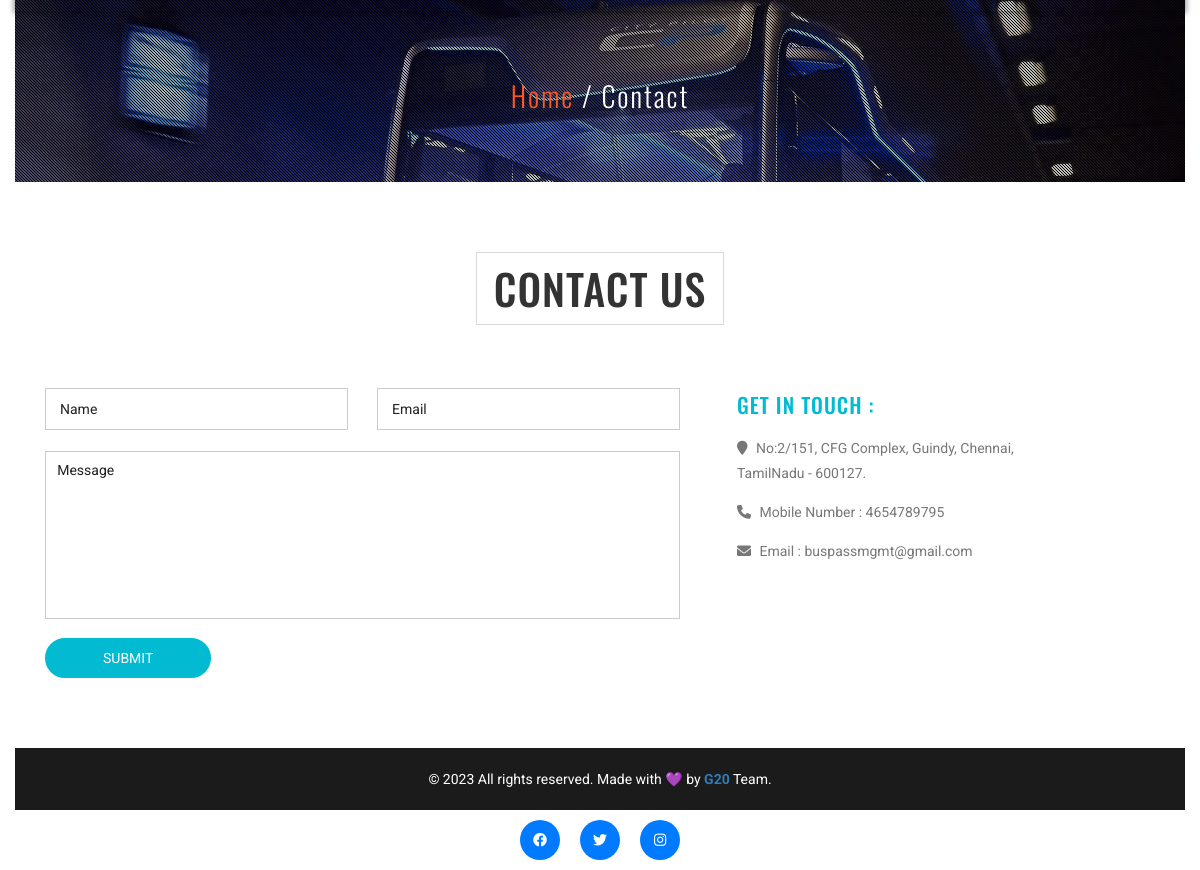
The page /contact.php on the database its author committed.
### tables this page shows
CREATE TABLE `tblpage` (
  `ID` int(10) NOT NULL,
  `PageType` varchar(200) DEFAULT NULL,
  `PageTitle` varchar(200) DEFAULT NULL,
  `PageDescription` mediumtext DEFAULT NULL,
  `Email` varchar(200) DEFAULT NULL,
  `MobileNumber` bigint(10) DEFAULT NULL,
  `UpdationDate` timestamp NOT NULL DEFAULT current_timestamp() ON UPDATE current_timestamp()
);

### contact.php (the view, shortened to what this page needs)
<?php
include('includes/dbconnection.php');
?>
<!DOCTYPE html>
<html lang="en">
<head>
	<link href="css/bootstrap.css" type="text/css" rel="stylesheet" media="all">
	<link href="css/style.css" type="text/css" rel="stylesheet" media="all">
	<link href="css/font-awesome.css" rel="stylesheet">
</head>
<body>
	<div class="agileits-banner">
		<div class="bnr-agileinfo">
			<?php include_once('includes/header.php'); ?>
			<div class="banner-text agileinfo about-bnrtext">
				<div class="container">
					<h2><a href="index.php">Home</a> / Contact</h2>
				</div>
			</div>
		</div>
	</div>
	<div class="contact agileits">
		<div class="container">
			<div class="agileits-title">
				<h3>Contact Us</h3>
			</div>
			<div class="contact-agileinfo">
				<div class="col-md-7 contact-form wthree">
					<form action="#" method="post">
						<input type="text" name="name" placeholder="Name" required="">
						<input class="email" type="email" name="email" placeholder="Email" required="">
						<textarea placeholder="Message" name="message" required=""></textarea>
						<input type="submit" name="submit" value="SUBMIT" class="rounded-button">
					</form>
				</div>
				<div class="col-md-4 contact-right wthree">
					<div class="contact-text w3-agileits">
						<h4>GET IN TOUCH :</h4>
						<?php
						$sql = "SELECT * from tblpage where PageType='contactus'";
						$query = $dbh->prepare($sql);
						$query->execute();
						$results = $query->fetchAll(PDO::FETCH_OBJ);
						$cnt = 1;
						if ($query->rowCount() > 0) {
							foreach ($results as $row) {               ?>
								<p><i class="fa fa-map-marker"></i> <?php echo htmlentities($row->PageDescription); ?> </p>
								<p><i class="fa fa-phone"></i> Mobile Number : <?php echo htmlentities($row->MobileNumber); ?></p>
								<p><i class="fa fa-envelope-o"></i> Email : <?php echo htmlentities($row->Email); ?></p> <?php $cnt = $cnt + 1;
																														}
																													} ?>
					</div>
				</div>
				<div class="clearfix"> </div>
			</div>
		</div>
	</div>
	<?php include_once('includes/footer.php'); ?>
</body>
</html>

### css/style.css (style rules this page uses)
body { margin:0; font-family: 'Roboto', sans-serif; background: #fff; }
body a { transition: 0.5s all; -webkit-transition: 0.5s all; -moz-transition: 0.5s all; -o-transition: 0.5s all; -ms-transition: 0.5s all; text-decoration:none; outline:none; }
h1,h2,h3,h4,h5,h6 { margin:0; font-family: 'Oswald', sans-serif; }
p { margin:0; }
.agileits-banner { background:url(../images/fbg.webp)no-repeat center 0px; -webkit-background-size:cover; -moz-background-size:cover; -o-background-size:cover; -ms-background-size:cover; background-size:cover; position: relative; }
.bnr-agileinfo { background: url(../images/overlay.png)rgba(0, 0, 0, 0.25) repeat 0px 0px; }
.banner-text { padding: 21em 0; }
.welcome,.services,.gallery,.team,.subscribe,.contact,.testimonials,.video,.codes { padding: 5em 0; }
.agileits-title { text-align: center; }
.agileits-title h3 { font-size: 3em; text-transform: uppercase; margin-bottom: 1.5em; display: inline-block; border: 1px solid #dadada; padding: .3em 0.4em; letter-spacing: 1px; color:#333; }
P { font-size: 1em; color: #777; line-height: 1.8em; }
.banner-text.agileinfo.about-bnrtext { padding: 5em 0; text-align: center; }
.banner-text.agileinfo.about-bnrtext h2 { font-size: 2em; color: #fff; font-weight: 300; letter-spacing: 2px; }
.banner-text.agileinfo.about-bnrtext h2 a { color: #FF5722; display: inline-block; -webkit-transition:.5s all; -moz-transition:.5s all; -o-transition:.5s all; -ms-transition:.5s all; transition:.5s all; }
.contact input[type="text"],.contact input[type="email"] { width: 47.7%; color: #999; float: left; background: none; outline: none; font-size: 1em; padding: .7em 1em; margin-bottom: 1.5em; border: solid 1px #ccc; -webkit-appearance: none; display: inline-block; }
.contact input.email { float: right; }
.contact textarea { resize: none; width: 100%; background: none; color: #999; font-size: 1em; outline: none; padding: .6em .8em; border: solid 1px #ccc; min-height: 12em; -webkit-appearance: none; }
.contact input[type="submit"] { outline: none; color: #fff; padding: 0.6em 4em; font-size: 1em; margin: 1em 0 0 0; -webkit-appearance: none; background: #02bbd2; border: 2px solid #02bbd2; -webkit-transition: 0.5s all; -moz-transition: 0.5s all; transition: 0.5s all; }
.contact-right h4 { font-size: 1.5em; color: #02bbd2; line-height: 1.6em; letter-spacing: 1px; }
.contact-right.wthree { padding-left: 3em; }
.contact-text p { margin-top: 1em; text-align: left; }
.contact-text p i.fa { margin-right: 5px; }
.rounded-button { border-radius: 50px; padding: 10px 20px; background-color: #02bbd2; color: #fff; cursor: pointer; border: none; outline: none; transition: background-color 0.3s ease; }
@media (max-width:1280px) { .banner-text { padding: 16em 0; } }

### includes/footer.php (style rules this page uses)
body { display: flex; flex-direction: column; align-items: center; justify-content: center; height: 100vh; margin: 0; }

### rows shown on the page
tblpage: PageDescription "No:2/151, CFG Complex, Guindy, Chennai, TamilNadu - 600127.", MobileNumber "4654789795", Email "buspassmgmt@gmail.com"
